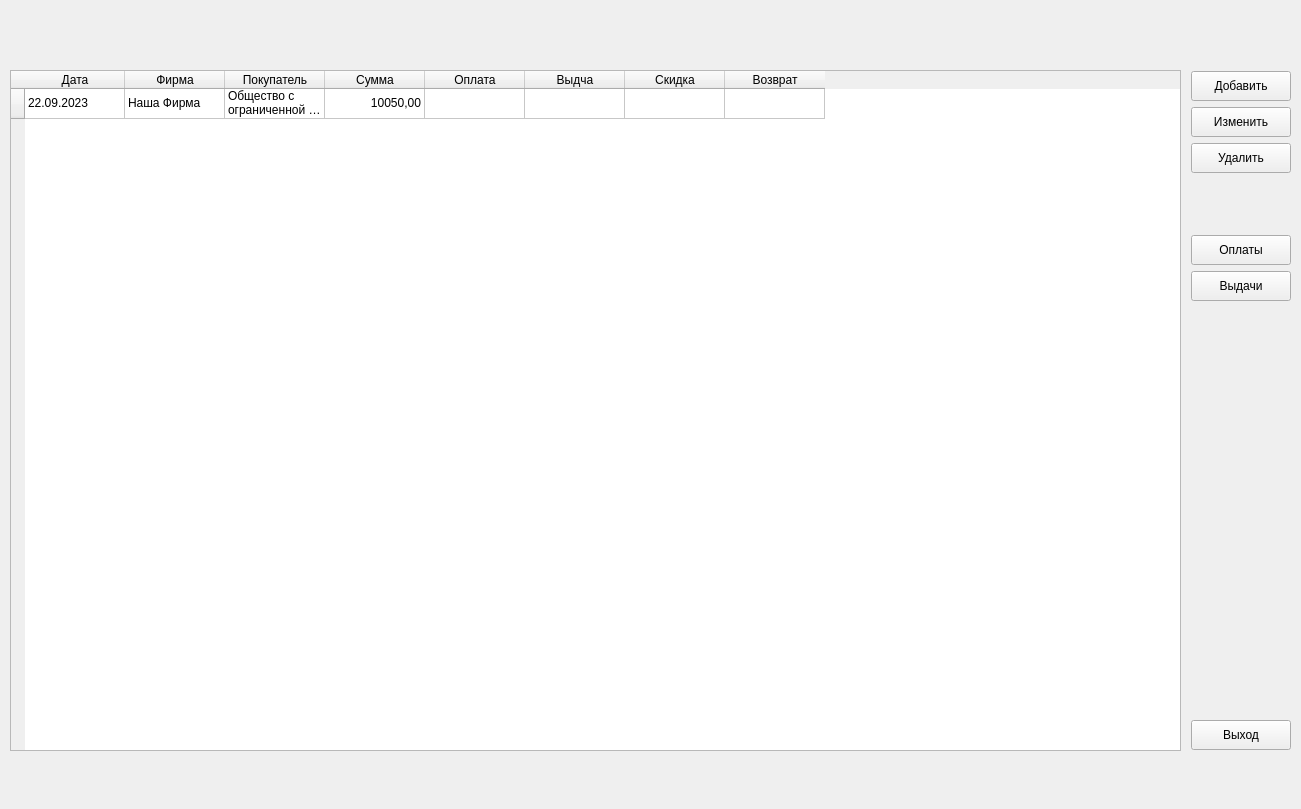
<?xml version="1.0" encoding="UTF-8"?>
<ui version="4.0">
 <class>Dialog</class>
 <widget class="QDialog" name="Dialog">
  <property name="geometry">
   <rect>
    <x>0</x>
    <y>0</y>
    <width>1301</width>
    <height>809</height>
   </rect>
  </property>
  <property name="minimumSize">
   <size>
    <width>0</width>
    <height>0</height>
   </size>
  </property>
  <property name="windowTitle">
   <string>Dialog</string>
  </property>
  <widget class="QPushButton" name="pushButton">
   <property name="geometry">
    <rect>
     <x>11</x>
     <y>11</y>
     <width>52</width>
     <height>46</height>
    </rect>
   </property>
   <property name="minimumSize">
    <size>
     <width>40</width>
     <height>40</height>
    </size>
   </property>
   <property name="text">
    <string/>
   </property>
   <property name="icon">
    <iconset resource="../../../../../../../home/elyor/PycharmProjects/Torg/icons/resource.qrc">
     <normaloff>:/newPrefix/calendar-svgrepo-com.svg</normaloff>:/newPrefix/calendar-svgrepo-com.svg</iconset>
   </property>
   <property name="iconSize">
    <size>
     <width>40</width>
     <height>40</height>
    </size>
   </property>
   <property name="flat">
    <bool>true</bool>
   </property>
  </widget>
  <widget class="QPushButton" name="pushButton_2">
   <property name="geometry">
    <rect>
     <x>69</x>
     <y>11</y>
     <width>52</width>
     <height>46</height>
    </rect>
   </property>
   <property name="minimumSize">
    <size>
     <width>40</width>
     <height>40</height>
    </size>
   </property>
   <property name="text">
    <string/>
   </property>
   <property name="icon">
    <iconset>
     <normaloff>../../../../../../../home/elyor/PycharmProjects/Torg/icons/settings-svgrepo-com.svg</normaloff>../../../../../../../home/elyor/PycharmProjects/Torg/icons/settings-svgrepo-com.svg</iconset>
   </property>
   <property name="iconSize">
    <size>
     <width>40</width>
     <height>40</height>
    </size>
   </property>
   <property name="flat">
    <bool>true</bool>
   </property>
  </widget>
  <widget class="QPushButton" name="pushButton_3">
   <property name="geometry">
    <rect>
     <x>127</x>
     <y>11</y>
     <width>52</width>
     <height>46</height>
    </rect>
   </property>
   <property name="text">
    <string/>
   </property>
   <property name="icon">
    <iconset>
     <normaloff>../../../../../../../home/elyor/PycharmProjects/Torg/icons/calendar-search-svgrepo-com.svg</normaloff>../../../../../../../home/elyor/PycharmProjects/Torg/icons/calendar-search-svgrepo-com.svg</iconset>
   </property>
   <property name="iconSize">
    <size>
     <width>40</width>
     <height>40</height>
    </size>
   </property>
   <property name="flat">
    <bool>true</bool>
   </property>
  </widget>
  <widget class="QPushButton" name="pushButton_4">
   <property name="geometry">
    <rect>
     <x>1253</x>
     <y>18</y>
     <width>37</width>
     <height>31</height>
    </rect>
   </property>
   <property name="text">
    <string/>
   </property>
   <property name="icon">
    <iconset>
     <normaloff>../../../../../../../home/elyor/PycharmProjects/Torg/icons/help-svgrepo-com.svg</normaloff>../../../../../../../home/elyor/PycharmProjects/Torg/icons/help-svgrepo-com.svg</iconset>
   </property>
   <property name="iconSize">
    <size>
     <width>25</width>
     <height>25</height>
    </size>
   </property>
   <property name="flat">
    <bool>true</bool>
   </property>
  </widget>
  <widget class="QPushButton" name="pushButton_5">
   <property name="geometry">
    <rect>
     <x>1191</x>
     <y>71</y>
     <width>100</width>
     <height>30</height>
    </rect>
   </property>
   <property name="minimumSize">
    <size>
     <width>100</width>
     <height>30</height>
    </size>
   </property>
   <property name="text">
    <string>Добавить</string>
   </property>
  </widget>
  <widget class="QPushButton" name="pushButton_6">
   <property name="geometry">
    <rect>
     <x>1191</x>
     <y>107</y>
     <width>100</width>
     <height>30</height>
    </rect>
   </property>
   <property name="minimumSize">
    <size>
     <width>100</width>
     <height>30</height>
    </size>
   </property>
   <property name="text">
    <string>Изменить</string>
   </property>
  </widget>
  <widget class="QPushButton" name="pushButton_7">
   <property name="geometry">
    <rect>
     <x>1191</x>
     <y>143</y>
     <width>100</width>
     <height>30</height>
    </rect>
   </property>
   <property name="minimumSize">
    <size>
     <width>100</width>
     <height>30</height>
    </size>
   </property>
   <property name="text">
    <string>Удалить</string>
   </property>
  </widget>
  <widget class="QPushButton" name="pushButton_8">
   <property name="geometry">
    <rect>
     <x>1191</x>
     <y>235</y>
     <width>100</width>
     <height>30</height>
    </rect>
   </property>
   <property name="minimumSize">
    <size>
     <width>100</width>
     <height>30</height>
    </size>
   </property>
   <property name="text">
    <string>Оплаты</string>
   </property>
  </widget>
  <widget class="QPushButton" name="pushButton_9">
   <property name="geometry">
    <rect>
     <x>1191</x>
     <y>271</y>
     <width>100</width>
     <height>30</height>
    </rect>
   </property>
   <property name="minimumSize">
    <size>
     <width>100</width>
     <height>30</height>
    </size>
   </property>
   <property name="text">
    <string>Выдачи</string>
   </property>
  </widget>
  <widget class="QPushButton" name="pushButton_10">
   <property name="geometry">
    <rect>
     <x>1191</x>
     <y>720</y>
     <width>100</width>
     <height>30</height>
    </rect>
   </property>
   <property name="minimumSize">
    <size>
     <width>100</width>
     <height>30</height>
    </size>
   </property>
   <property name="text">
    <string>Выход</string>
   </property>
  </widget>
  <widget class="QTableWidget" name="tableWidget">
   <property name="geometry">
    <rect>
     <x>10</x>
     <y>70</y>
     <width>1171</width>
     <height>681</height>
    </rect>
   </property>
   <row>
    <property name="text">
     <string>   </string>
    </property>
   </row>
   <column>
    <property name="text">
     <string>Дата</string>
    </property>
   </column>
   <column>
    <property name="text">
     <string>Фирма</string>
    </property>
   </column>
   <column>
    <property name="text">
     <string>Покупатель</string>
    </property>
   </column>
   <column>
    <property name="text">
     <string>Сумма</string>
    </property>
   </column>
   <column>
    <property name="text">
     <string>Оплата</string>
    </property>
   </column>
   <column>
    <property name="text">
     <string>Выдча</string>
    </property>
   </column>
   <column>
    <property name="text">
     <string>Скидка</string>
    </property>
   </column>
   <column>
    <property name="text">
     <string>Возврат</string>
    </property>
   </column>
   <item row="0" column="0">
    <property name="text">
     <string>22.09.2023</string>
    </property>
   </item>
   <item row="0" column="1">
    <property name="text">
     <string>Наша Фирма</string>
    </property>
   </item>
   <item row="0" column="2">
    <property name="text">
     <string>Общество с ограниченной ответственностью &quot;Саванна&quot;</string>
    </property>
   </item>
   <item row="0" column="3">
    <property name="text">
     <string>10050,00</string>
    </property>
    <property name="textAlignment">
     <set>AlignTrailing|AlignVCenter</set>
    </property>
   </item>
   <item row="0" column="4">
    <property name="text">
     <string/>
    </property>
   </item>
  </widget>
 </widget>
 <resources>
  <include location="../../../../../../../home/elyor/PycharmProjects/Torg/icons/resource.qrc"/>
 </resources>
 <connections/>
</ui>
